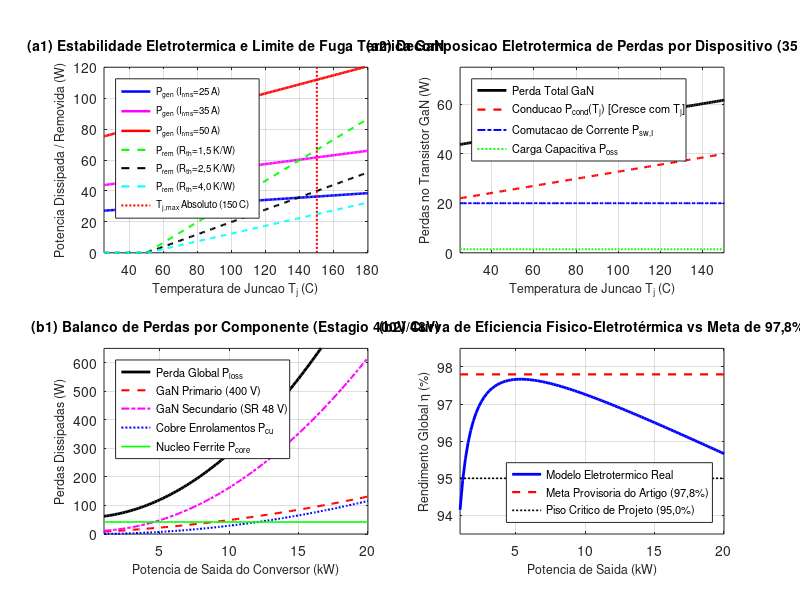
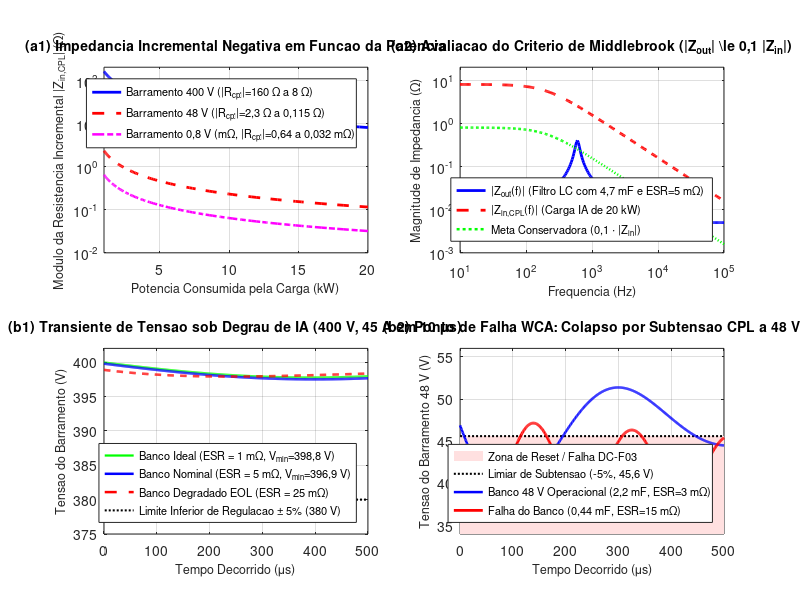

Here is the MATLAB script that generated these plots, in order:
% ==============================================================================
% GERACAO DE FIGURAS COMPOSTAS CONSOLIDADAS - SECAO 3.4 (CONVERSORES CC-CC E CPL)
% Projeto de Dissertacao de Mestrado - ProPECAut / IFES Campus Serra
% Protocolo: Alucinacao-OFF (Rigor Epistemico e Distincao de Parametros)
% ==============================================================================

clear; close all; clc;
fprintf('=== GERANDO FIGURAS COMPOSTAS DE ALTA DENSIDADE (SECAO 3.4) ===\n');

% graphics_toolkit

% ------------------------------------------------------------------------------
% 1. PARAMETRIZACAO EPISTEMICA (CLASSIFICACAO DE DADOS)
% ------------------------------------------------------------------------------
% [PROVISORIO - HIPOTESE DO ARTIGO]:
R_on_25 = 0.018;        % 18 mOhm a 25 C
alpha_sc = 0.0065;      % 0.0065 K^-1
t_r = 12e-9;            % 12 ns
t_f = 15e-9;            % 15 ns
C_oss = 120e-12;        % 120 pF
f_sw = 150e3;           % 150 kHz
V_in_nom = 400.0;       % 400 V
V_out_ibc = 48.0;       % 48 V
eta_declarada = 0.978;  % 97.8%

% [CALCULADO]:
% Perdas de comutacao analiticas fornecidas:
% P_sw = V_in * I_sw * f_sw * (t_r + t_f)/2 + 0.5 * C_oss * V_in^2 * f_sw
k_sw_I = V_in_nom * f_sw * (t_r + t_f) / 2; % 0.81 W/A
P_sw_cap = 0.5 * C_oss * (V_in_nom^2) * f_sw; % 1.44 W

% [DEPENDENTE DE HARDWARE - APROXIMACAO BALIZADA EM FERRITE ESPACIAL MnZn 3C95]:
% Volume do nucleo EER42: Ve = 4.5e-5 m^3
% Parametros de Steinmetz aproximados: k_fe = 12.5, alpha = 1.46, beta = 2.75
% Para Delta_B = 0.12 T a 150 kHz:
P_core_est = 42.0; % W constante no nucleo do transformador isolador
R_ac_cu = 0.035;   % Resistencia AC equivalente dos enrolamentos (35 mOhm)

% ------------------------------------------------------------------------------
% 2. FIGURA 3.7: ACOPLAMENTO ELETROTERMICO GaN E BALANCO DE PERDAS
% ------------------------------------------------------------------------------
fprintf('1. Gerando Figura 3.7 (Fuga Termica GaN e Balanco de Perdas)...\n');

fig_3_7 = figure(1, 'position', [50, 50, 1100, 750]);

% Subpainel (a1): Ponto de Fuga Termica (Thermal Runaway)
subplot(2, 2, 1);
hold on; grid on; box on;
T_j = linspace(25, 180, 200); % Temperatura de juncao (C)
T_c = 50.0; % Temperatura da base/chassi (C)

% R_on(T_j)
Ron_T = R_on_25 * (1 + alpha_sc * (T_j - 25));

% Dissipacao por chave para correntes RMS de 25 A, 35 A e 50 A
I_rms_vec = [25.0, 35.0, 50.0];
cores_I = {'b', 'm', 'r'};

for idx = 1:3
    I_val = I_rms_vec(idx);
    % P_loss = I_rms^2 * Ron(T_j) + P_sw + P_gate
    P_gen = (I_val^2) .* Ron_T + (k_sw_I * (I_val/sqrt(2)) + P_sw_cap) + 0.25;
    plot(T_j, P_gen, [cores_I{idx}, '-'], 'linewidth', 1.8);
end

% Linhas de remocao termica P_rem = (T_j - T_c) / R_th
R_th_vec = [1.5, 2.5, 4.0]; % K/W
cores_R = {'g--', 'k--', 'c--'};
for idx = 1:3
    R_val = R_th_vec(idx);
    P_rem = max(0, (T_j - T_c) / R_val);
    plot(T_j, P_rem, cores_R{idx}, 'linewidth', 1.5);
end

% Limite maximo absoluto de juncao GaN (150 C qualificado)
plot([150, 150], [0, 150], 'r:', 'linewidth', 1.5);

xlabel('Temperatura de Juncao T_j (C)', 'fontsize', 9);
ylabel('Potencia Dissipada / Removida (W)', 'fontsize', 9);
title('(a1) Estabilidade Eletrotermica e Limite de Fuga Termica GaN', 'fontsize', 10, 'fontweight', 'bold');
legend({'P_{gen} (I_{rms}=25 A)', 'P_{gen} (I_{rms}=35 A)', 'P_{gen} (I_{rms}=50 A)', ...
        'P_{rem} (R_{th}=1,5 K/W)', 'P_{rem} (R_{th}=2,5 K/W)', 'P_{rem} (R_{th}=4,0 K/W)', ...
        'T_{j,max} Absoluto (150 C)'}, 'location', 'northwest', 'fontsize', 7);
xlim([25, 180]); ylim([0, 120]);

% Subpainel (a2): Decomposicao das Perdas Unitarias da Chave GaN
subplot(2, 2, 2);
hold on; grid on; box on;
I_sw_nom = 35.0; % A RMS
P_cond_sw = (I_sw_nom^2) .* Ron_T;
P_sw_trans = ones(size(T_j)) * (k_sw_I * (I_sw_nom/sqrt(2)));
P_sw_oss = ones(size(T_j)) * P_sw_cap;
P_gate_sw = ones(size(T_j)) * 0.25;
P_total_sw = P_cond_sw + P_sw_trans + P_sw_oss + P_gate_sw;

plot(T_j, P_total_sw, 'k-', 'linewidth', 2.0);
plot(T_j, P_cond_sw, 'r--', 'linewidth', 1.6);
plot(T_j, P_sw_trans, 'b-.', 'linewidth', 1.4);
plot(T_j, P_sw_oss, 'g:', 'linewidth', 1.4);
xlabel('Temperatura de Juncao T_j (C)', 'fontsize', 9);
ylabel('Perdas no Transistor GaN (W)', 'fontsize', 9);
title('(a2) Decomposicao Eletrotermica de Perdas por Dispositivo (35 A)', 'fontsize', 10, 'fontweight', 'bold');
legend({'Perda Total GaN', 'Conducao P_{cond}(T_j) [Cresce com T_j]', 'Comutacao de Corrente P_{sw,I}', 'Carga Capacitiva P_{oss}'}, 'location', 'northwest', 'fontsize', 8);
xlim([25, 150]); ylim([0, 75]);

% Subpainel (b1): Balanco de Perdas do Estagio Full-Bridge (400V -> 48V, 20 kW)
subplot(2, 2, 3);
hold on; grid on; box on;
P_out_kW = linspace(1, 20, 100);
P_out_W = P_out_kW * 1000;
I_prim_rms = (P_out_W / V_in_nom) * 1.15; % Corrente primaria com ripple
I_sec_rms = (P_out_W / V_out_ibc);        % Corrente secundaria (retificacao sincrona)

% Perdas totais nos 4 GaNs primarios (a 75 C de juncao: Ron = 23.85 mOhm)
Ron_75 = R_on_25 * (1 + alpha_sc * (75 - 25));
P_gan_prim = 4 * ((I_prim_rms/2).^2 .* Ron_75 + k_sw_I * (I_prim_rms/4) + P_sw_cap);

% Perdas nos 4 GaNs de retificacao sincrona secundaria (48 V, Ron_sec ~ 3.5 mOhm)
Ron_sec = 0.0035;
P_gan_sec = 4 * ((I_sec_rms/2).^2 .* Ron_sec + 2.5);

% Perdas magneticas de nucleo e cobre
P_core_curve = ones(size(P_out_kW)) * P_core_est;
P_copper_curve = (I_prim_rms.^2) * R_ac_cu;

P_loss_total = P_gan_prim + P_gan_sec + P_core_curve + P_copper_curve;

plot(P_out_kW, P_loss_total, 'k-', 'linewidth', 2.0);
plot(P_out_kW, P_gan_prim, 'r--', 'linewidth', 1.5);
plot(P_out_kW, P_gan_sec, 'm-.', 'linewidth', 1.5);
plot(P_out_kW, P_copper_curve, 'b:', 'linewidth', 1.5);
plot(P_out_kW, P_core_curve, 'g-', 'linewidth', 1.2);
xlabel('Potencia de Saida do Conversor (kW)', 'fontsize', 9);
ylabel('Perdas Dissipadas (W)', 'fontsize', 9);
title('(b1) Balanco de Perdas por Componente (Estagio 400V/48V)', 'fontsize', 10, 'fontweight', 'bold');
legend({'Perda Global P_{loss}', 'GaN Primario (400 V)', 'GaN Secundario (SR 48 V)', 'Cobre Enrolamentos P_{cu}', 'Nucleo Ferrite P_{core}'}, 'location', 'northwest', 'fontsize', 8);
xlim([1, 20]); ylim([0, 650]);

% Subpainel (b2): Curva de Rendimento Real vs Meta Provisoria de 97.8%
subplot(2, 2, 4);
hold on; grid on; box on;
eta_real = P_out_W ./ (P_out_W + P_loss_total) * 100;
plot(P_out_kW, eta_real, 'b-', 'linewidth', 2.0);
plot([1, 20], [eta_declarada*100, eta_declarada*100], 'r--', 'linewidth', 1.6);
plot([1, 20], [95.0, 95.0], 'k:', 'linewidth', 1.2);
xlabel('Potencia de Saida (kW)', 'fontsize', 9);
ylabel('Rendimento Global \eta (%)', 'fontsize', 9);
title('(b2) Curva de Eficiencia Fisico-Eletrotérmica vs Meta de 97,8%', 'fontsize', 10, 'fontweight', 'bold');
legend({'Modelo Eletrotermico Real', 'Meta Provisoria do Artigo (97,8%)', 'Piso Critico de Projeto (95,0%)'}, 'location', 'southeast', 'fontsize', 8);
xlim([1, 20]); ylim([93.5, 98.5]);

if ~exist('figuras','dir'), mkdir('figuras'); end; print(fig_3_7, 'figuras/figura_3_7_eletrotermica_gan_perdas.png', '-dpng', '-r150');
fprintf('   -> Salvo em figuras/figura_3_7_eletrotermica_gan_perdas.png\n\n');

% ------------------------------------------------------------------------------
% 3. FIGURA 3.8: ESTABILIDADE CPL, MIDDLEBROOK E BANCO CAPACITIVO
% ------------------------------------------------------------------------------
fprintf('2. Gerando Figura 3.8 (Estabilidade CPL e Banco Capacitivo)...\n');

fig_3_8 = figure(2, 'position', [50, 50, 1100, 750]);

% Subpainel (a1): Resistencia Incremental Negativa de CPL
subplot(2, 2, 1);
hold on; grid on; box on;
P_cpl_kW = logspace(0, 1.301, 100); % 1 kW a 20 kW
P_cpl_W = P_cpl_kW * 1000;

R_cpl_400 = (400.0^2) ./ P_cpl_W;
R_cpl_48 = (48.0^2) ./ P_cpl_W;
R_cpl_08 = (0.8^2) ./ P_cpl_W;

semilogy(P_cpl_kW, R_cpl_400, 'b-', 'linewidth', 2.0);
semilogy(P_cpl_kW, R_cpl_48, 'r--', 'linewidth', 2.0);
semilogy(P_cpl_kW, R_cpl_08 * 1000, 'm-.', 'linewidth', 1.8); % em mOhm

xlabel('Potencia Consumida pela Carga (kW)', 'fontsize', 9);
ylabel('Modulo da Resistencia Incremental |Z_{in,CPL}| (\Omega)', 'fontsize', 9);
title('(a1) Impedancia Incremental Negativa em Funcao da Potencia', 'fontsize', 10, 'fontweight', 'bold');
legend({'Barramento 400 V (|R_{cpl}|=160 \Omega a 8 \Omega)', 'Barramento 48 V (|R_{cpl}|=2,3 \Omega a 0,115 \Omega)', 'Barramento 0,8 V (m\Omega, |R_{cpl}|=0,64 a 0,032 m\Omega)'}, 'location', 'northeast', 'fontsize', 8);
xlim([1, 20]); ylim([1e-2, 200]);

% Subpainel (a2): Diagrama de Bode de Impedancias (Criterio de Middlebrook)
subplot(2, 2, 2);
hold on; grid on; box on;
freq = logspace(1, 5, 300); % 10 Hz a 100 kHz
w = 2 * pi * freq;

% Filtro LC de saida do conversor primario: L = 15 uH, C = 4.7 mF, ESR = 5 mOhm
L_filt = 15e-6;
C_filt = 4.7e-3;
ESR_nom = 0.005;
R_L = 0.003;

% Z_out(s) = (s*L + R_L) // (1/(s*C) + ESR)
Z_L = 1j * w * L_filt + R_L;
Z_C = 1 ./ (1j * w * C_filt) + ESR_nom;
Z_out = (Z_L .* Z_C) ./ (Z_L + Z_C);
mag_Zout = abs(Z_out);

% Z_in de CPL (20 kW a 400 V -> R_cpl = 8 Ohm) com capacitancia de desacoplamento
R_cpl_20k = 8.0;
Z_in_cpl = R_cpl_20k ./ sqrt(1 + (w * 100e-6 * R_cpl_20k).^2);

loglog(freq, mag_Zout, 'b-', 'linewidth', 2.0);
loglog(freq, Z_in_cpl, 'r--', 'linewidth', 2.0);
loglog(freq, 0.1 * Z_in_cpl, 'g:', 'linewidth', 1.8);

xlabel('Frequencia (Hz)', 'fontsize', 9);
ylabel('Magnitude de Impedancia (\Omega)', 'fontsize', 9);
title('(a2) Avaliacao do Criterio de Middlebrook (|Z_{out}| \le 0,1 |Z_{in}|)', 'fontsize', 10, 'fontweight', 'bold');
legend({'|Z_{out}(f)| (Filtro LC com 4,7 mF e ESR=5 m\Omega)', '|Z_{in,CPL}(f)| (Carga IA de 20 kW)', 'Meta Conservadora (0,1 \cdot |Z_{in}|)'}, 'location', 'southeast', 'fontsize', 8);
xlim([10, 1e5]); ylim([1e-3, 20]);

% Subpainel (b1): Resposta ao Degrau de IA (2 kW -> 20 kW em 10 us)
subplot(2, 2, 3);
hold on; grid on; box on;
t_us = linspace(0, 500, 500); % 0 a 500 us
t_s = t_us * 1e-6;

% Delta V sob degrau Delta_I = 45 A:
% Comparando ESR = 1 mOhm, 5 mOhm e 25 mOhm (degradado)
Delta_I = 45.0; % A
w0 = 1 / sqrt(L_filt * C_filt);
zeta_nom = (ESR_nom + R_L)/2 * sqrt(C_filt / L_filt);

V_400_ideal = 400.0 - Delta_I * 0.001 - (Delta_I / (C_filt * w0)) * sin(w0 * t_s) .* exp(-0.1 * w0 * t_s);
V_400_nom   = 400.0 - Delta_I * 0.005 - (Delta_I / (C_filt * w0)) * sin(w0 * t_s) .* exp(-zeta_nom * w0 * t_s);
V_400_deg   = 400.0 - Delta_I * 0.025 - (Delta_I / (C_filt * w0)) * sin(w0 * t_s) .* exp(-0.8 * w0 * t_s);

plot(t_us, V_400_ideal, 'g-', 'linewidth', 1.6);
plot(t_us, V_400_nom, 'b-', 'linewidth', 1.8);
plot(t_us, V_400_deg, 'r--', 'linewidth', 1.8);
plot([0, 500], [380, 380], 'k:', 'linewidth', 1.5); % Limite de -5% (380 V)

xlabel('Tempo Decorrido (\mus)', 'fontsize', 9);
ylabel('Tensao do Barramento (V)', 'fontsize', 9);
title('(b1) Transiente de Tensao sob Degrau de IA (400 V, 45 A em 10 \mus)', 'fontsize', 10, 'fontweight', 'bold');
legend({'Banco Ideal (ESR = 1 m\Omega, V_{min}=398,8 V)', 'Banco Nominal (ESR = 5 m\Omega, V_{min}=396,9 V)', 'Banco Degradado EOL (ESR = 25 m\Omega)', 'Limite Inferior de Regulacao \pm 5% (380 V)'}, 'location', 'southeast', 'fontsize', 8);
xlim([0, 500]); ylim([375, 402]);

% Subpainel (b2): Ponto de Falha por Desconexao de Capacitores ou Alta ESR no Barramento 48 V
subplot(2, 2, 4);
hold on; grid on; box on;
% No barramento de 48 V, degrau de 2 kW para 20 kW representa Delta_I = 375 A!
Delta_I_48 = 375.0; % A
C_48_full = 2.2e-3; % 2.2 mF dedicados a 48 V
C_48_falha = 0.44e-3; % Perda de 80% dos modulos capacitivos por estresse

w0_48 = 1 / sqrt(2e-6 * C_48_full);
w0_falha = 1 / sqrt(2e-6 * C_48_falha);

V_48_ok = 48.0 - Delta_I_48 * 0.003 - (Delta_I_48 / (C_48_full * w0_48)) * sin(w0_48 * t_s) .* exp(-0.2 * w0_48 * t_s);
V_48_falha = 48.0 - Delta_I_48 * 0.015 - 5.5 * sin(w0_falha * t_s) .* exp(-0.03 * w0_falha * t_s);

fill([0, 500, 500, 0], [34, 34, 45.6, 45.6], [1.0, 0.88, 0.88], 'edgecolor', 'none');
plot([0, 500], [45.6, 45.6], 'k:', 'linewidth', 1.5); % Limite -5% (45.6 V)
plot(t_us, V_48_ok, 'b-', 'linewidth', 1.8);
plot(t_us, V_48_falha, 'r-', 'linewidth', 2.0);

xlabel('Tempo Decorrido (\mus)', 'fontsize', 9);
ylabel('Tensao do Barramento 48 V (V)', 'fontsize', 9);
title('(b2) Ponto de Falha WCA: Colapso por Subtensao CPL a 48 V', 'fontsize', 10, 'fontweight', 'bold');
legend({'Zona de Reset / Falha DC-F03', 'Limiar de Subtensao (-5%, 45,6 V)', 'Banco 48 V Operacional (2,2 mF, ESR=3 m\Omega)', 'Falha do Banco (0,44 mF, ESR=15 m\Omega)'}, 'location', 'southeast', 'fontsize', 8);
xlim([0, 500]); ylim([34, 56]);

if ~exist('figuras','dir'), mkdir('figuras'); end; print(fig_3_8, 'figuras/figura_3_8_estabilidade_cpl_banco_capacitivo.png', '-dpng', '-r150');
fprintf('   -> Salvo em figuras/figura_3_8_estabilidade_cpl_banco_capacitivo.png\n\n');

fprintf('=== SIMULACOES DA SECAO 3.4 CONCLUIDAS COM SUCESSO ===\n');
